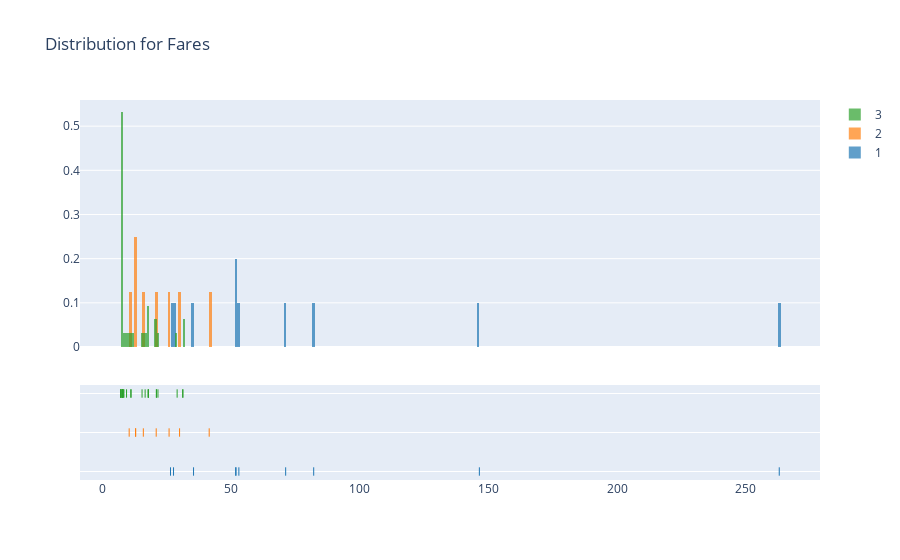

Source (notebook cell):
### Code cell
# defining data 
a = df[df['Pclass']==1]['Fare']
b = df[df['Pclass']==2]['Fare']
c = df[df['Pclass']==3]['Fare']
hist_data=[a,b,c]
group_labels=['1', '2', '3']

# defining fig and plotting 
fig7 = ff.create_distplot(hist_data,group_labels,bin_size=[1,1,1], show_curve=False)
fig7.update_layout(title_text='Distribution for Fares')
iplot(fig7)

### Figure 1 — Plotly figure (JSON) as saved in the notebook; plotly's stock layout.template omitted (floating-point values rounded to 4 significant figures)
{"data": [{"autobinx": false, "histnorm": "probability density", "legendgroup": "1", "marker": {"color": "rgb(31, 119, 180)"}, "name": "1", "opacity": 0.7, "type": "histogram", "x": [71.28, 53.1, 51.86, 26.55, 35.5, 263, 27.72, 146.5, 82.17, 52], "xaxis": "x", "xbins": {"end": 263, "size": 1, "start": 26.55}, "yaxis": "y"}, {"autobinx": false, "histnorm": "probability density", "legendgroup": "2", "marker": {"color": "rgb(255, 127, 14)"}, "name": "2", "opacity": 0.7, "type": "histogram", "x": [30.07, 16, 13, 26, 13, 10.5, 21, 41.58], "xaxis": "x", "xbins": {"end": 41.58, "size": 1, "start": 10.5}, "yaxis": "y"}, {"autobinx": false, "histnorm": "probability density", "legendgroup": "3", "marker": {"color": "rgb(44, 160, 44)"}, "name": "3", "opacity": 0.7, "type": "histogram", "x": [7.25, 7.925, 8.05, 8.458, 21.07, 11.13, 16.7, 8.05, 31.27, 7.854, 29.12, 18, 7.225, 8.029, 21.07, 31.39, 7.225, 7.879, 7.896, 7.75, 7.229, 8.05, 18, 11.24, 9.475, 7.896, 7.879, 8.05, 15.5, 7.75, 21.68, 17.8], "xaxis": "x", "xbins": {"end": 31.39, "size": 1, "start": 7.225}, "yaxis": "y"}, {"legendgroup": "1", "marker": {"color": "rgb(31, 119, 180)", "symbol": "line-ns-open"}, "mode": "markers", "name": "1", "showlegend": false, "type": "scatter", "x": [71.28, 53.1, 51.86, 26.55, 35.5, 263, 27.72, 146.5, 82.17, 52], "xaxis": "x", "y": ["1", "1", "1", "1", "1", "1", "1", "1", "1", "1"], "yaxis": "y2"}, {"legendgroup": "2", "marker": {"color": "rgb(255, 127, 14)", "symbol": "line-ns-open"}, "mode": "markers", "name": "2", "showlegend": false, "type": "scatter", "x": [30.07, 16, 13, 26, 13, 10.5, 21, 41.58], "xaxis": "x", "y": ["2", "2", "2", "2", "2", "2", "2", "2"], "yaxis": "y2"}, {"legendgroup": "3", "marker": {"color": "rgb(44, 160, 44)", "symbol": "line-ns-open"}, "mode": "markers", "name": "3", "showlegend": false, "type": "scatter", "x": [7.25, 7.925, 8.05, 8.458, 21.07, 11.13, 16.7, 8.05, 31.27, 7.854, 29.12, 18, 7.225, 8.029, 21.07, 31.39, 7.225, 7.879, 7.896, 7.75, 7.229, 8.05, 18, 11.24, 9.475, 7.896, 7.879, 8.05, 15.5, 7.75, 21.68, 17.8], "xaxis": "x", "y": ["3", "3", "3", "3", "3", "3", "3", "3", "3", "3", "3", "3", "3", "3", "3", "3", "3", "3", "3", "3", "3", "3", "3", "3", "3", "3", "3", "3", "3", "3", "3", "3"], "yaxis": "y2"}], "layout": {"barmode": "overlay", "hovermode": "closest", "legend": {"traceorder": "reversed"}, "title": {"text": "Distribution for Fares"}, "xaxis": {"anchor": "y2", "domain": [0, 1], "zeroline": false}, "yaxis": {"anchor": "free", "domain": [0.35, 1], "position": 0}, "yaxis2": {"anchor": "x", "domain": [0, 0.25], "dtick": 1, "showticklabels": false}}}
